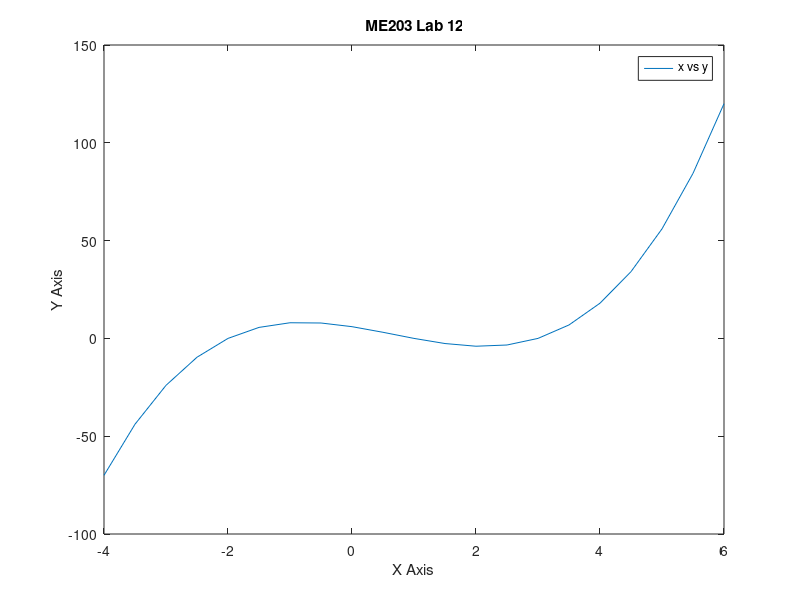

This chart was generated by the following MATLAB code:
%Randall, Logan
%Lab 12
clc,clear, format compact
x=-4:0.5:6;
y=(x+2).*(x-1).*(x-3)
plot(x,y)
hold on
title('ME203 Lab 12')
legend('x vs y')
xlabel('X Axis')
ylabel('Y Axis')
